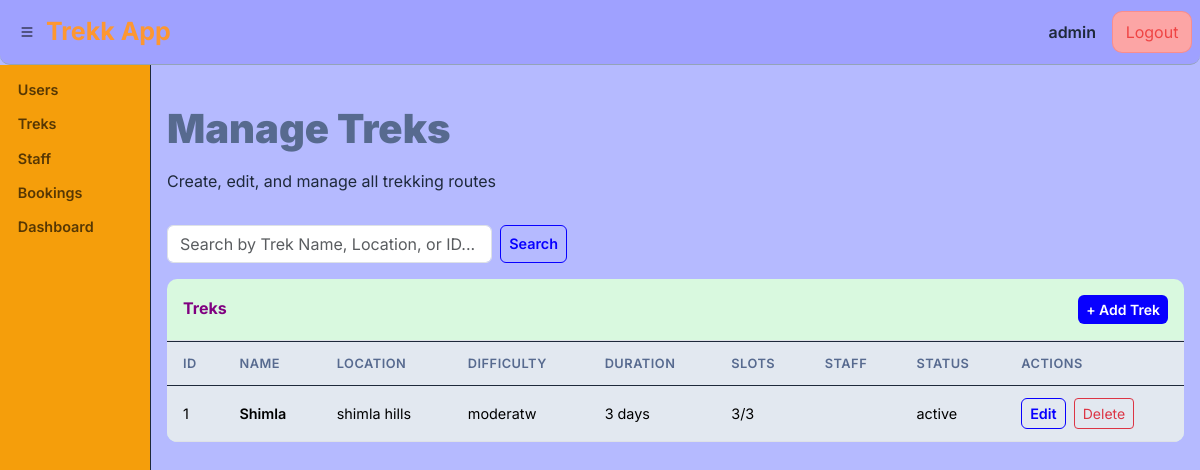
/admin/treks (signed in), run on an earlier commit of the app's database.
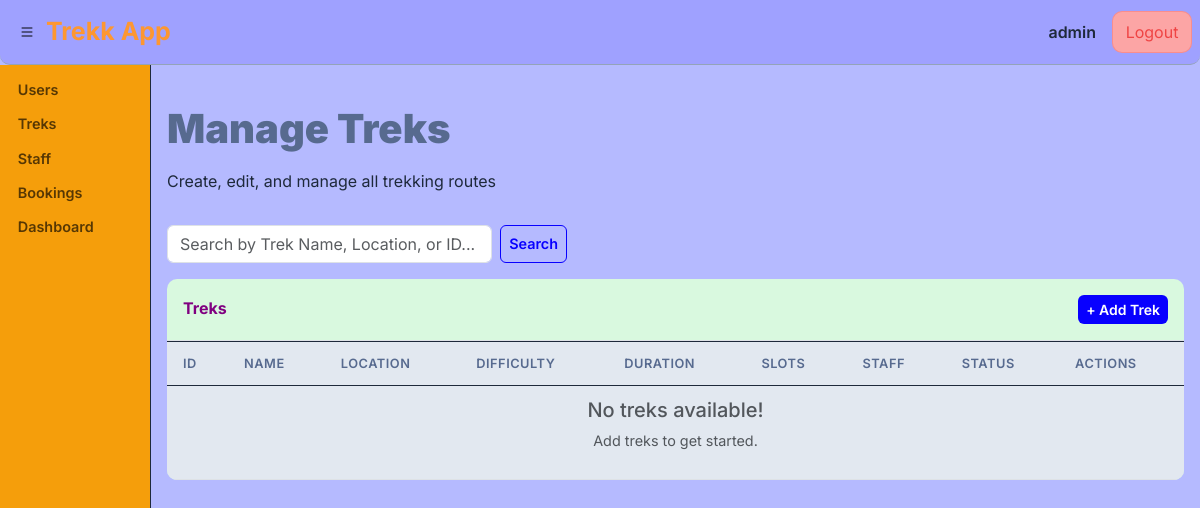
And on a later commit of the database.
### models.py (models this page shows, shortened)
class TREKK(db.Model): # trek table(entity)
    __tablename__ = 'trek'
    trek_id = db.Column(db.Integer,primary_key=True)
    name = db.Column(db.String(150), nullable=False)
    difficulty = db.Column(db.String(50), nullable=False) # easy , moderate or hard
    duration = db.Column(db.String(50), nullable=False) # '2 days' or '5 days'
    location = db.Column(db.String(40),nullable=False)
    total_slots = db.Column(db.Integer, nullable=False)
    avl_slots = db.Column(db.Integer, nullable=False)
    assigned_staff_id = db.Column(db.Integer, db.ForeignKey("user.user_id"))
    discription = db.Column(db.Text, nullable=True)
    price = db.Column(db.Float, nullable=False) # 2000.50, 2500.40
    status = db.Column(db.String(50), nullable=False,default="inactive" )  # active or inactive
    start_date = db.Column(db.Date, nullable=False)
    end_date = db.Column(db.Date, nullable=False)
    date_of_create = db.Column(db.DateTime, default=datetime.utcnow)
    booked_treks = db.relationship("BOOKING", backref="trek", lazy=True)

### routes/admin_route.py (the view, shortened to what this page needs)
@admin_bp.route("/treks")
@role_validator("admin")
def find_treks():
    t = request.args.get("t", '').strip()
    query = TREKK.query
    treks = query.order_by(TREKK.date_of_create.desc()).all()
    return render_template("admin/treks.html", treks=treks, t=t)

### routes/admin_route.py (called while the page is built)
def login_validator(func):
    @wraps(func)
    def decorated(*a, **kw):
        if 'user_id' not in session:
            flash("Please Log in to your Account First!", "warning")
            return redirect(url_for('auth.main'))
        return func(*a, **kw)
    return decorated

def role_validator(*roles):
    def wrapper(func):
        @wraps(func)
        @login_validator
        def decorated(*a, **kw):
            if session.get('role') not in roles:
                flash("Invalid User! Access Forbiden.", "danger")
                return redirect(url_for('auth.main'))
            return func(*a, **kw)
        return decorated
    return wrapper

### templates/admin/treks.html (shortened to what this page needs)
{% extends "base.html" %}
{% block content %}
<div class="page-heading d-flex justify-content-between align-items-center">
  <div>
    <h2>Manage Treks</h2>
    <p>Create, edit, and manage all trekking routes</p>
  </div>
</div>
<form method="GET" action="{{ url_for('admin.find_treks') }}" class="d-flex mb-3" style="max-width: 400px;">
<input type="text" name="t" value="{{ t }}" class="form-control me-2" placeholder="Search by Trek Name, Location, or ID...">
<button class="btn btn-outline-custom" type="submit">Search</button>
</form>
<div class="table-panel">
  <div class="p-3 border-bottom d-flex justify-content-between align-items-center">
        <h6 class="mb-0 fw-bold" style="color: purple;">Treks</h6>
        <a href="{{ url_for('admin.add_treks')}}" class="btn btn-sm btn-accent ">+ Add Trek</a>
      </div>
  <div class="control-table">
    <table class="table">
      <thead>
        <tr><th>ID</th><th>Name</th><th>Location</th><th>Difficulty</th><th>Duration</th><th>Slots</th><th>Staff</th><th>Status</th><th>Actions</th></tr>
      </thead>
      <tbody>
      {% for t in treks %}
      <tr>
        <td>{{ t.trek_id }}</td>
        <td class="fw-semibold">{{ t.name }}</td>
        <td>{{ t.location }}</td>
        <td>{{ t.difficulty }}</td>
        <td>{{ t.duration }} days</td>
        <td>{{ t.avl_slots }}/{{ t.total_slots }}</td>
        <td>{{ t.staff.full_name if t.staff else '—' }}</td>
        <td>{{ t.status|lower }}</td>
        <td>
          <a href="" class="btn btn-sm btn-outline-custom me-1">Edit</a>
          <form method="POST" action="{{ url_for('admin.delete_treks', t_id=t.trek_id ) }}" class="d-inline"
                onsubmit="return confirm('Delete this trek?')">
            <button class="btn btn-sm btn-outline-danger">Delete</button>
          </form>
        </td>
      </tr>
      {% else %}
      <tr><td colspan="9" class="text-muted text-center"><h5>No treks available!</h5><p>Add treks to get started.</p></td></tr>
      {% endfor %}
      </tbody>
    </table>
  </div>
</div>
{% endblock %}

### templates/base.html (shortened to what this page needs)
<!DOCTYPE html>
<html lang="en">
<head>
  <link href="https://cdn.jsdelivr.net/npm/bootstrap@5.3.3/dist/css/bootstrap.min.css" rel="stylesheet">
  <link rel="stylesheet" href="https://cdn.jsdelivr.net/npm/bootstrap-icons@1.11.3/font/bootstrap-icons.min.css">
  <link href="/static/css/style.css" rel="stylesheet">
</head>
<body>
    {% if session.get('user_id') %}
    <nav class="top-navbar px-2 py-2">
            <div class="nav-box">
                    <button class="sidebar-toggle" data-bs-target="#custom-sidebar" data-bs-toggle="collapse">
                        <i class="bi bi-list"></i>
                    </button>
                    <a href="{{ url_for('admin.admin_dashboard') }}" class="app-title">Trekk App</a>
            </div>
            <div class="navbar-nav d-flex flex-row align-items-center gap-3">
                <span class="nav-link fw-semibold text-nowrap text-truncate" style="max-width: 200px;">{{ session.get('username','') }}</span>
                <a class="nav-link logout-btn" href="{{ url_for('auth.logout') }}">Logout</a>
            </div>
    </nav>
    <div class="fullbody d-flex flex-column min-vh-100">
        <div class="d-flex flex-grow-1">
            <div class="custom-sidebar collapse collapse-horizontal show" id="custom-sidebar">
            <div class="list-group list-group-flush my-2" style="width: 150px;">
                <ul class="nav flex-column">
                    {% if session.get("role") == 'admin' %}
                    <li class="nav-item "><a class="nav-link text-dark" href=""> Users</a></li>
                    <li class="nav-item "><a class="nav-link text-dark" href="{{ url_for('admin.find_treks') }}"> Treks</a></li>
                    <li class="nav-item "><a class="nav-link text-dark" href=""> Staff</a></li>
                    <li class="nav-item "><a class="nav-link text-dark" href=""> Bookings</a></li>
                    <li class="nav-item "><a class="nav-link text-dark" href="{{ url_for('admin.admin_dashboard') }}"> Dashboard</a></li>
                    {% elif session.get("role") == 'staff' %}
                    <li class="nav-item mb-1"><a class="nav-link text-dark" href="">Dashboard</a></li>
                    {% endif %}
                </ul>
            </div>
            </div>
            <div class="main-content flex-grow-1 px-3 py-3">
                {% block content %}{% endblock %}
            </div>
        </div>
    </div>
    {% endif %}
</body>
</html>

### static/css/style.css (style rules this page uses)
:root { --primary: #B5BAFF; --primary-dark: #9FA1FF; --primary-light: #AEE2FF; --btn-primary:#0800ff; --danger-light: #fca5a5; --accent: #D9F9DF; --accent-pale:#d35400; --dark: #576A8F; --gray-50: #f8fafc; --gray-100: #f1f5f9; --gray-200: #e2e8f0; --gray-400: #94a3b8; --gray-600: #64748b; --gray-800: #1e293b; --danger: #ef4444; --success: #22c55e; --warning: #f59e0b; --radius: 10px; --shadow: 0 1px 3px rgba(0,0,0,.08); --text-shadow: -1px -1px 0 #000, 1px -1px 0 #000, -1px 1px 0 #000, 3px 1px 0 #000; }
* { box-sizing: border-box; }
body { font-family: 'Inter', sans-serif; background: var(--primary); color: var(--gray-800); padding: 0; margin: 0; min-height: 100vh; }
.fullbody .custom-sidebar { background-color: var(--warning); font-weight: 700; font-size: 1.2rem; border-right: 1px solid var(--gray-800); }
.fullbody .nav-link { color: rgba(0, 0, 0, 0.65) !important; font-weight: 600; font-size: .9rem; padding: .4rem .8rem !important; border-radius: var(--radius); width: 140px; margin-left: 5px; }
.top-navbar { display: flex;justify-content: space-between; align-items: center;border-bottom: 1px solid var(--gray-400);background-color: var(--primary-dark);border-bottom-left-radius:var(--radius); border-bottom-right-radius:var(--radius); }
.top-navbar .nav-box { display: flex;align-items: center; }
.top-navbar .navbar-nav { display: flex;flex-direction: row; justify-content: space-between; align-items: center; gap: 15px; }
.top-navbar .app-title { padding: 5px; font-size: 25px; font-weight: bold; text-decoration: none; color: rgb(253, 151, 49) !important; }
.top-navbar .sidebar-toggle { border-radius: var(--radius); margin-left: 5px; border: white; background: transparent; }
.navbar-nav .logout-btn { background-color: #fca5a5; color:var(--danger) !important; border: 1px solid rgba(239,68,68,.25); text-align: center; font-size: 1rem; width: 80px; border-radius: var(--radius); }
.page-heading { padding: 1.5rem 0 1rem; }
.page-heading h2 { font-weight: 900; color: var(--dark); margin-bottom: 1rem; font-size: 2.5rem; }
.table-panel { background: var(--accent); border: transparent; border-radius: var(--radius); overflow: hidden; }
.table-panel .table { margin-bottom: 0; }
.table-panel .table thead th { background: var(--gray-200); border-top: 1px solid var(--gray-800); border-bottom: 1px solid var(--gray-800); font-weight: 600; font-size: .8rem; text-transform: uppercase; letter-spacing: .5px; color: var(--dark); padding: .75rem 1rem; }
.table-panel .table td { padding: .75rem 1rem; vertical-align: middle; font-size: .9rem; background: var(--gray-200); }
.btn-accent { background: var(--btn-primary); color: #fff; border: none; border-radius: 6px; padding: .25rem .5rem; font-weight: 600; }
.btn-outline-custom { border: 1px solid var(--btn-primary); color: var(--btn-primary); border-radius: 6px; padding: .25rem .5rem; font-weight: 600; background: transparent; font-size: .9rem; }

What changed in the data, as far as the page shows it:
removed TREKK: trek_id "1", name "Shimla", location "shimla hills", difficulty "moderatw", duration "3", avl_slots "3", total_slots "3", status "active"
Also different on the page:
text now shown: "No treks available! Add treks to get started."
